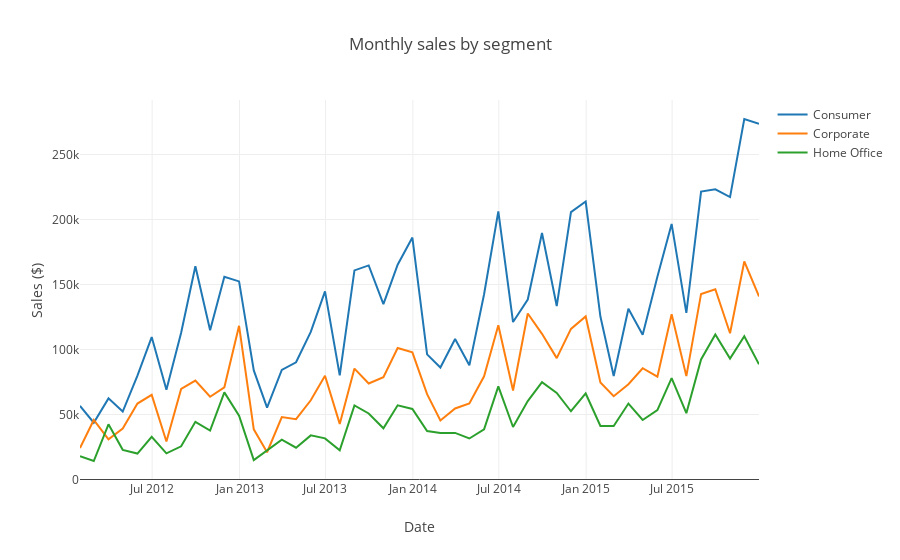

The notebook cell saved with this chart:
### Code cell
fig = dict(data=data, layout=layout)
py.iplot(fig)
